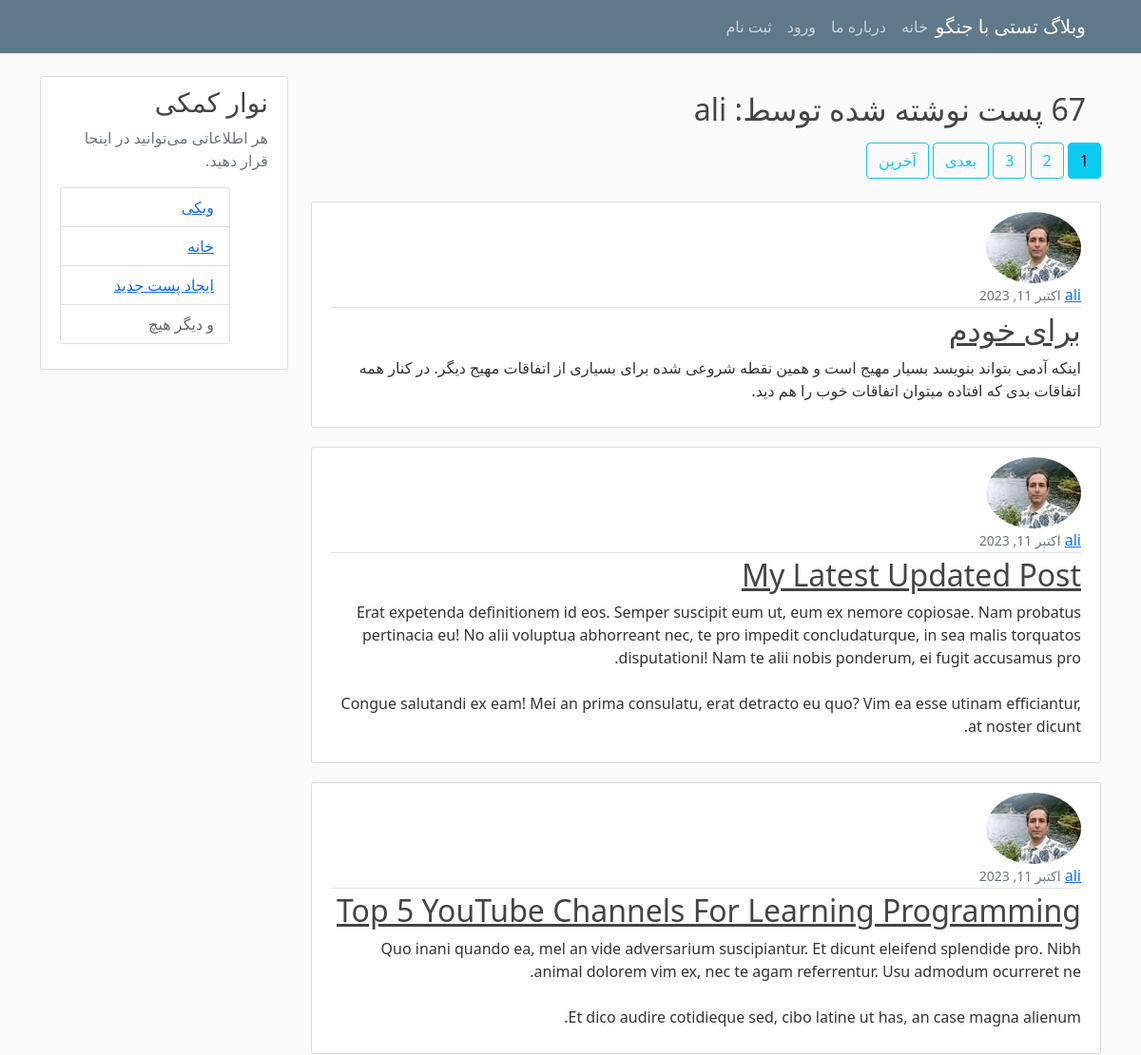
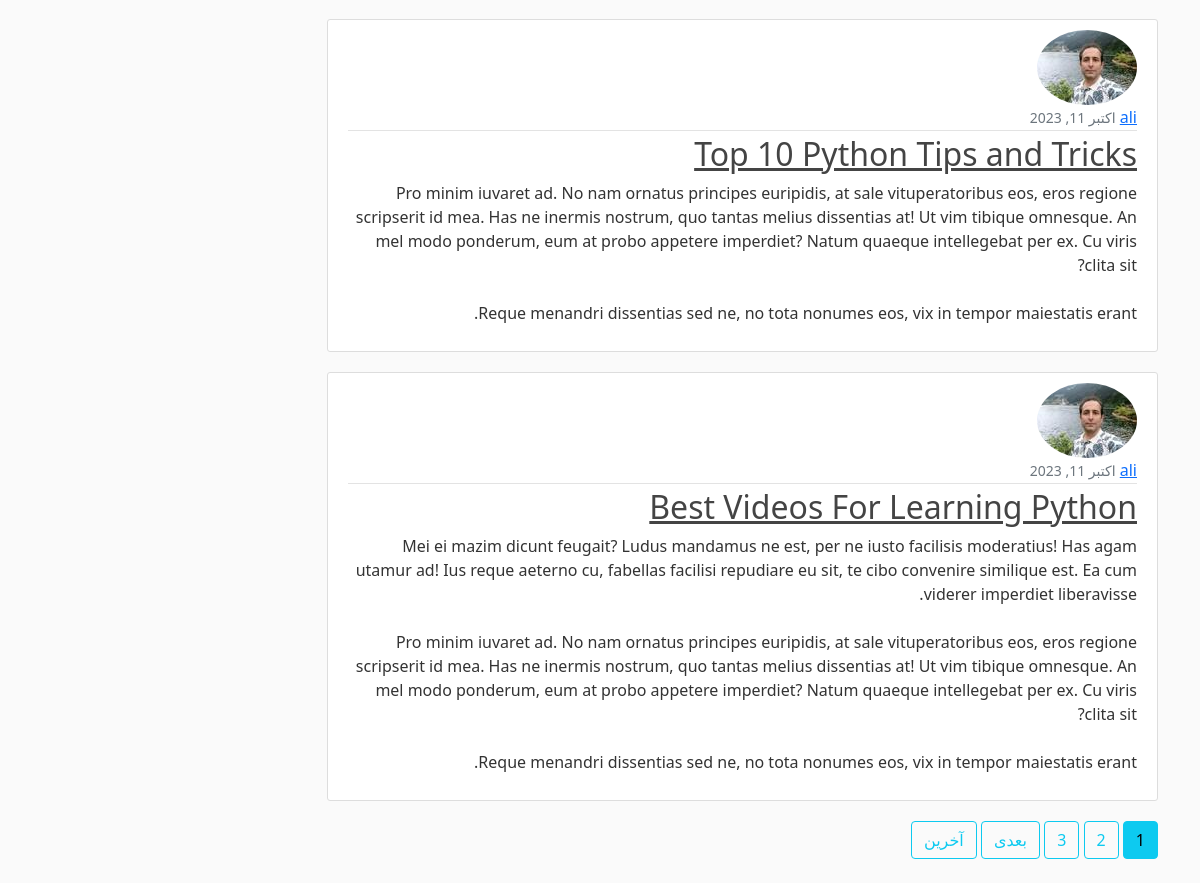
Screenshot of /user/ali with the database file from the repository (2 pictures, top to bottom).
### blog/models.py (models this page shows, shortened)
class Post(models.Model):
    title = models.CharField(max_length=100)
    content = models.TextField()
    date_posted = models.DateTimeField(default=timezone.now)
    author = models.ForeignKey(User, on_delete=models.CASCADE)

### users/models.py (models this page shows, shortened)
class Profile(models.Model):
    user = models.OneToOneField(User, on_delete=models.CASCADE)
    image = models.ImageField(default='default.jpg', upload_to='profile_pics')

### blog/views.py (the view)
# urls.py: path('user/<str:username>', UserPostListView.as_view(), name='user-posts'),
class UserPostListView(ListView):
    model = Post
    template_name = 'blog/user_posts.html'    # '<app>/<model>_<viewtype>.html'
    context_object_name = 'posts'
    paginate_by = 5
    def get_queryset(self) -> QuerySet[Any]:
        user = get_object_or_404(User, username=self.kwargs.get('username'))
        return Post.objects.filter(author=user).order_by('-date_posted')

### blog/templates/blog/user_posts.html (shortened to what this page needs)
{% extends "blog/base.html" %}
{% block content %}
<h2 class=" m-3"> {{ page_obj.paginator.count }}  پست نوشته شده توسط: {{ view.kwargs.username }} </h2>
{% if is_paginated %}
  {% for num in page_obj.paginator.page_range %}
    {% if page_obj.number == num %}
       <a class="btn btn-info mb-4 " href="?page={{ num }}">{{ num  }}</a>
    {% elif num > page_obj.number|add:'-3' and num < page_obj.number|add:'3' %}
    <a class="btn btn-outline-info mb-4 " href="?page={{ num }}">{{ num }}</a>
    {% endif%}
  {% endfor %}
  {%  if page_obj.has_next %}
    <a class="btn btn-outline-info mb-4 " href="?page={{ page_obj.next_page_number }}">بعدی</a>
    <a class="btn btn-outline-info mb-4 " href="?page={{ page_obj.paginator.num_pages}}">آخرین</a>
  {% endif %}
  {% endif %}
{% for post in posts%}
<article class="media content-section">
  <img  class="rounded-circle article-imag" src="{{ post.author.profile.image.url}}" alt="عکس پروفایل">
  <div class="media-body">
    <div class="article-metadata">
      <a class="mr-2" href="{% url 'user-posts' post.author.username %}">{{ post.author }}</a>
      <small class="text-muted">{{ post.date_posted|date:"F d, Y" }}</small>
    </div>
    <h2><a class="article-title" href="{% url 'post-detail' post.id %}">{{ post.title }}</a></h2>
    <p class="article-content">{{ post.content }}</p>
  </div>
</article>
  {% endfor %}
{% if is_paginated %}
{% for num in page_obj.paginator.page_range %}
  {% if page_obj.number == num %}
     <a class="btn btn-info mb-4 " href="?page={{ num }}">{{ num  }}</a>
  {% elif num > page_obj.number|add:'-3' and num < page_obj.number|add:'3' %}
  <a class="btn btn-outline-info mb-4 " href="?page={{ num }}">{{ num }}</a>
  {% endif%}
{% endfor %}
{%  if page_obj.has_next %}
  <a class="btn btn-outline-info mb-4 " href="?page={{ page_obj.next_page_number }}">بعدی</a>
  <a class="btn btn-outline-info mb-4 " href="?page={{ page_obj.paginator.num_pages}}">آخرین</a>
{% endif %}
{% endif %}
{% endblock content %}

### blog/static/blog/main.css (style rules this page uses)
body { background: #fafafa; color: #333333; margin-top: 5rem; }
h1, h2, h3, h4, h5, h6 { color: #444444; }
.content-section { background: #ffffff; padding: 10px 20px; border: 1px solid #dddddd; border-radius: 3px; margin-bottom: 20px; }
.article-title { color: #444444; }
.article-content { white-space: pre-line; }
.article-metadata { padding-bottom: 1px; margin-bottom: 4px; border-bottom: 1px solid #e3e3e3 }

### rows the page displays
Post: author.profile.image (picture), author "ali", date_posted "اکتبر 11, 2023", title "برای خودم", content "اینکه آدمی بتواند بنویسد بسیار مهیج است و همین نقطه شروعی شده برای بسیاری از اتفاقات مهیج دیگر. در کنار همه اتفاقات بدی که افتاده میتوان اتفاقات خوب را هم دید."
Post: author.profile.image (picture), author "ali", date_posted "اکتبر 11, 2023", title "My Latest Updated Post", content "Erat expetenda definitionem id eos. Semper suscipit eum ut, eum ex nemore copiosae. Nam probatus pertinacia eu! No alii voluptua abhorreant nec, te pro impedit concludaturque, in sea malis torquatos disputationi! Nam te alii nobis ponderum, ei fugit accusamus pro. Congue salutandi ex eam! Mei an prima consulatu, erat detracto eu quo? Vim ea esse utinam efficiantur, at noster dicunt."
Post: author.profile.image (picture), author "ali", date_posted "اکتبر 11, 2023", title "Top 5 YouTube Channels For Learning Programming", content "Quo inani quando ea, mel an vide adversarium suscipiantur. Et dicunt eleifend splendide pro. Nibh animal dolorem vim ex, nec te agam referrentur. Usu admodum ocurreret ne. Et dico audire cotidieque sed, cibo latine ut has, an case magna alienum."
Post: author.profile.image (picture), author "ali", date_posted "اکتبر 11, 2023", title "Top 10 Python Tips and Tricks", content "Pro minim iuvaret ad. No nam ornatus principes euripidis, at sale vituperatoribus eos, eros regione scripserit id mea. Has ne inermis nostrum, quo tantas melius dissentias at! Ut vim tibique omnesque. An mel modo ponderum, eum at probo appetere imperdiet? Natum quaeque intellegebat per ex. Cu viris clita sit? Reque menandri dissentias sed ne, no tota nonumes eos, vix in tempor maiestatis erant."
Post: author.profile.image (picture), author "ali", date_posted "اکتبر 11, 2023", title "Best Videos For Learning Python", content "Mei ei mazim dicunt feugait? Ludus mandamus ne est, per ne iusto facilisis moderatius! Has agam utamur ad! Ius reque aeterno cu, fabellas facilisi repudiare eu sit, te cibo convenire similique est. Ea cum viderer imperdiet liberavisse. Pro minim iuvaret ad. No nam ornatus principes euripidis, at sale vituperatoribus eos, eros regione scripserit id mea. Has ne inermis nostrum, quo tantas melius dissentias at! Ut vim tibique omnesque. An mel modo ponderum, eum at probo appetere imperdiet? Natum quaeque intellegebat per ex. Cu viris clita sit? Reque menandri dissentias sed ne, no tota nonumes eos, vix in tempor maiestatis erant."

### other values shown
{{ view.kwargs.username }} "ali"
{{ num }} "1"
{{ num }} "2" "3"
